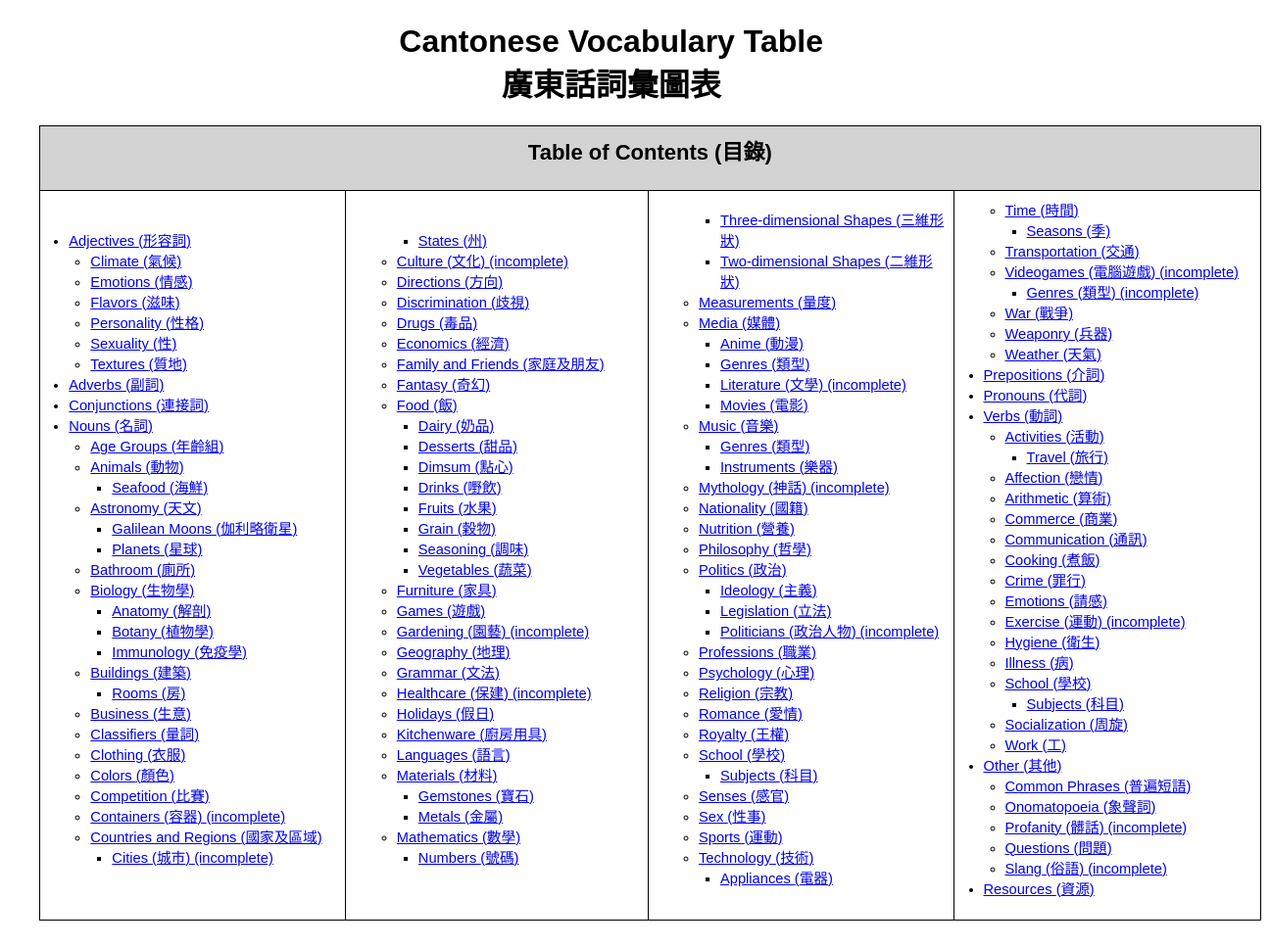
The app's page /pages/homepage.php, older data.
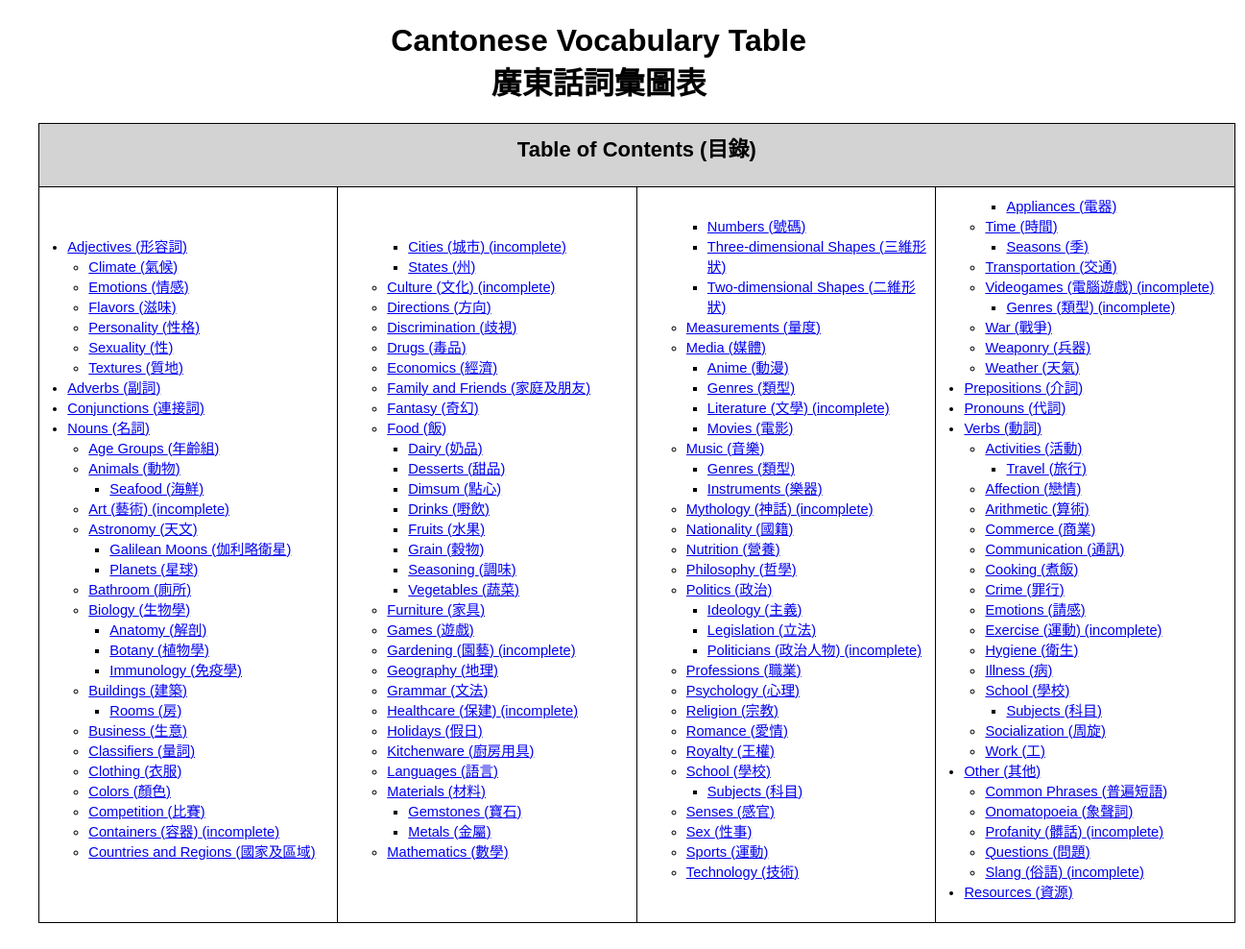
The same page, newer data.
### tables this page shows
CREATE TABLE "categories" (
	"name"	TEXT NOT NULL,
	"chinese"	TEXT NOT NULL,
	"parent"	TEXT,
	"parent2"	TEXT,
	"incomplete"	INTEGER DEFAULT 0,
	PRIMARY KEY("name","parent","parent2")
);

### pages/homepage.php (the view, shortened to what this page needs)
<?php
function print_categories($categories, $count = 1, $tab = 0) {
  $db = new SQLite3('../database/database.db');
  $res = $db -> query("SELECT COUNT(*) FROM categories");
  $total_categories= $res -> fetchArray()[0];
  $is_head = $count == 1;
  if ($is_head) {
    echo "<td><ul>";
  }
  while ($row = $categories -> fetchArray()) {
    $name = $row["name"];
    $chinese = $row["chinese"];
    $parent = $row["parent"];
    $parent2 = $row["parent2"];
    $incomplete = $row["incomplete"];
    $dividing_indices = array();
    $columns = 4;
    for ($i = 1; $i < $columns; $i++) {
      $dividing_index = (floor($total_categories / $columns) * $i) + 1;
      array_push($dividing_indices, $dividing_index);
    }
    if (in_array($count, $dividing_indices)) {
        echo "</ul></td>\n<td><ul>";
    }
    $head = "        " . str_repeat("<ul>", $tab) . "<li>";
    $tail = "</li>" . str_repeat("</ul>", $tab);
    $incomplete_tag = ($incomplete ? "(incomplete)" : "");
    $category_vars = "name=$name&parent=$parent&parent2=$parent2&chinese=$chinese";
    echo "$head<a href='category.php?$category_vars'>$name ($chinese) $incomplete_tag</a>$tail\n";
    $res = $db -> query("SELECT COUNT(*) FROM categories WHERE parent is '$name'");
    $has_subcategories = $res -> fetchArray()[0] != 0;
    if ($has_subcategories) {
      $subcategories = $db -> query("SELECT * FROM categories WHERE parent is '$name'
                                     ORDER BY name");
      $count = print_categories($subcategories, $count + 1, $tab + 1);
    }
    else {
      $count += 1;
    }
  }
  $is_tail = $count == $total_categories;
  return $count;
}
?>
<html>
<head>
  <link rel="stylesheet" type="text/css" href="../assets/master.css">
</head>
<body>
  <h1>Cantonese Vocabulary Table<br>廣東話詞彙圖表</h1>
  <form method="GET">
    <table class="table-of-contents">
      <tr>
        <td class="heading" colspan="4"><h2>Table of Contents (目錄)</h2></td>
      </tr>
      <tr>
        <?php
        $db = new SQLite3('../database/database.db');
        $categories = $db -> query("SELECT * FROM categories WHERE parent IS NULL");
        print_categories($categories);
        ?>
      </tr>
    </table>
  </form>
</body>
</html>

### assets/master.css (style rules this page uses)
body { padding: 1em 0em 2em 2em; width: 90%; font-family: sans-serif; }
.table-of-contents { font-size: 11pt; width: 85em; }
.table-of-contents .heading { background-color: lightgray; }
.table-of-contents ul { vertical-align: top; text-align: left; padding-left: 1.5em; }
h1, h2, h3 { text-align: center; }
table { margin: auto; font-size: 12 pt; margin-bottom: 4em; }
table, th, td { border: 1px solid black; border-collapse: collapse; width: 50em; }
th, td { padding: 0.5em; text-align: center; }

Row changes from the older to the newer data that the page shows:
added categories: name "Art", chinese "藝術", incomplete "(incomplete)", shown under "Nouns"
